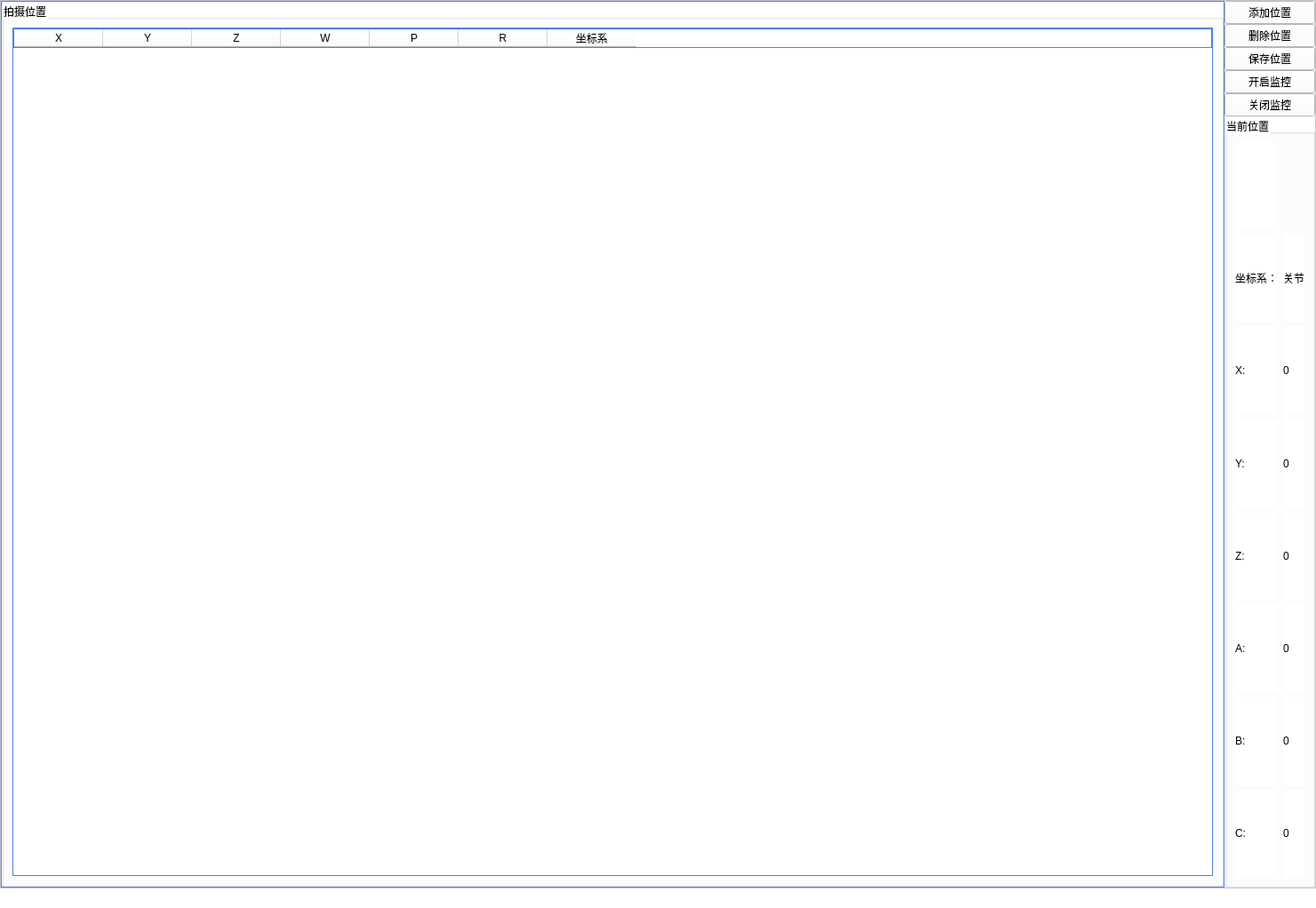
<?xml version="1.0" encoding="UTF-8"?>
<ui version="4.0">
 <class>MainWindow</class>
 <widget class="QMainWindow" name="MainWindow">
  <property name="geometry">
   <rect>
    <x>0</x>
    <y>0</y>
    <width>1481</width>
    <height>1022</height>
   </rect>
  </property>
  <property name="windowTitle">
   <string>MainWindow</string>
  </property>
  <property name="styleSheet">
   <string notr="true">background-color: rgb(255, 255, 255);</string>
  </property>
  <widget class="QWidget" name="centralwidget">
   <layout class="QGridLayout" name="gridLayout">
    <property name="leftMargin">
     <number>0</number>
    </property>
    <property name="topMargin">
     <number>0</number>
    </property>
    <property name="rightMargin">
     <number>0</number>
    </property>
    <property name="bottomMargin">
     <number>0</number>
    </property>
    <item row="0" column="0">
     <widget class="QFrame" name="frame">
      <property name="styleSheet">
       <string notr="true">border-color: rgb(170, 170, 255);</string>
      </property>
      <property name="frameShape">
       <enum>QFrame::StyledPanel</enum>
      </property>
      <property name="frameShadow">
       <enum>QFrame::Raised</enum>
      </property>
      <layout class="QHBoxLayout" name="horizontalLayout_2" stretch="1,0">
       <property name="spacing">
        <number>0</number>
       </property>
       <property name="leftMargin">
        <number>0</number>
       </property>
       <property name="topMargin">
        <number>0</number>
       </property>
       <property name="rightMargin">
        <number>0</number>
       </property>
       <property name="bottomMargin">
        <number>0</number>
       </property>
       <item>
        <widget class="QFrame" name="frame_3">
         <property name="styleSheet">
          <string notr="true">QFrame{
border:1px solid rgb(77, 125, 253)
} </string>
         </property>
         <property name="frameShape">
          <enum>QFrame::StyledPanel</enum>
         </property>
         <property name="frameShadow">
          <enum>QFrame::Raised</enum>
         </property>
         <layout class="QHBoxLayout" name="horizontalLayout_3">
          <property name="spacing">
           <number>0</number>
          </property>
          <property name="leftMargin">
           <number>0</number>
          </property>
          <property name="topMargin">
           <number>0</number>
          </property>
          <property name="rightMargin">
           <number>0</number>
          </property>
          <property name="bottomMargin">
           <number>0</number>
          </property>
          <item>
           <widget class="QGroupBox" name="groupBox">
            <property name="title">
             <string>拍摄位置</string>
            </property>
            <layout class="QHBoxLayout" name="horizontalLayout">
             <item>
              <widget class="QTableWidget" name="tableWidget">
               <column>
                <property name="text">
                 <string>X</string>
                </property>
               </column>
               <column>
                <property name="text">
                 <string>Y</string>
                </property>
               </column>
               <column>
                <property name="text">
                 <string>Z</string>
                </property>
               </column>
               <column>
                <property name="text">
                 <string>W</string>
                </property>
               </column>
               <column>
                <property name="text">
                 <string>P</string>
                </property>
               </column>
               <column>
                <property name="text">
                 <string>R</string>
                </property>
               </column>
               <column>
                <property name="text">
                 <string>坐标系</string>
                </property>
               </column>
              </widget>
             </item>
            </layout>
           </widget>
          </item>
         </layout>
        </widget>
       </item>
       <item>
        <layout class="QVBoxLayout" name="verticalLayout_4">
         <item>
          <widget class="QPushButton" name="pushButton_add_pos">
           <property name="text">
            <string>添加位置</string>
           </property>
          </widget>
         </item>
         <item>
          <widget class="QPushButton" name="pushButton_del_pos">
           <property name="text">
            <string>删除位置</string>
           </property>
          </widget>
         </item>
         <item>
          <widget class="QPushButton" name="pushButton_save">
           <property name="text">
            <string>保存位置</string>
           </property>
          </widget>
         </item>
         <item>
          <widget class="QPushButton" name="pushButton_start_get_points">
           <property name="text">
            <string>开启监控</string>
           </property>
          </widget>
         </item>
         <item>
          <widget class="QPushButton" name="pushButton_stop_get_points">
           <property name="text">
            <string>关闭监控</string>
           </property>
          </widget>
         </item>
         <item>
          <widget class="QGroupBox" name="groupBox_2">
           <property name="title">
            <string>当前位置</string>
           </property>
           <layout class="QGridLayout" name="gridLayout_2" rowstretch="0,0,0,0,0,0,0,0">
            <item row="1" column="1">
             <widget class="QLabel" name="label_coor">
              <property name="text">
               <string>关节</string>
              </property>
             </widget>
            </item>
            <item row="7" column="1">
             <widget class="QLabel" name="label_c">
              <property name="text">
               <string>0</string>
              </property>
             </widget>
            </item>
            <item row="1" column="0">
             <widget class="QLabel" name="label_7">
              <property name="text">
               <string>坐标系：</string>
              </property>
             </widget>
            </item>
            <item row="7" column="0">
             <widget class="QLabel" name="label_6">
              <property name="text">
               <string>C:</string>
              </property>
             </widget>
            </item>
            <item row="2" column="1">
             <widget class="QLabel" name="label_x">
              <property name="text">
               <string>0</string>
              </property>
             </widget>
            </item>
            <item row="5" column="1">
             <widget class="QLabel" name="label_a">
              <property name="text">
               <string>0</string>
              </property>
             </widget>
            </item>
            <item row="3" column="0">
             <widget class="QLabel" name="label_2">
              <property name="text">
               <string>Y:</string>
              </property>
             </widget>
            </item>
            <item row="4" column="0">
             <widget class="QLabel" name="label_3">
              <property name="text">
               <string>Z:</string>
              </property>
             </widget>
            </item>
            <item row="6" column="0">
             <widget class="QLabel" name="label_5">
              <property name="text">
               <string>B:</string>
              </property>
             </widget>
            </item>
            <item row="5" column="0">
             <widget class="QLabel" name="label_4">
              <property name="text">
               <string>A:</string>
              </property>
             </widget>
            </item>
            <item row="6" column="1">
             <widget class="QLabel" name="label_b">
              <property name="text">
               <string>0</string>
              </property>
             </widget>
            </item>
            <item row="2" column="0">
             <widget class="QLabel" name="label">
              <property name="text">
               <string>X:</string>
              </property>
             </widget>
            </item>
            <item row="4" column="1">
             <widget class="QLabel" name="label_z">
              <property name="text">
               <string>0</string>
              </property>
             </widget>
            </item>
            <item row="3" column="1">
             <widget class="QLabel" name="label_y">
              <property name="text">
               <string>0</string>
              </property>
             </widget>
            </item>
            <item row="0" column="0">
             <widget class="QLabel" name="label_time">
              <property name="text">
               <string/>
              </property>
             </widget>
            </item>
           </layout>
          </widget>
         </item>
        </layout>
       </item>
      </layout>
     </widget>
    </item>
   </layout>
  </widget>
  <widget class="QStatusBar" name="statusbar"/>
 </widget>
 <resources/>
 <connections/>
</ui>
